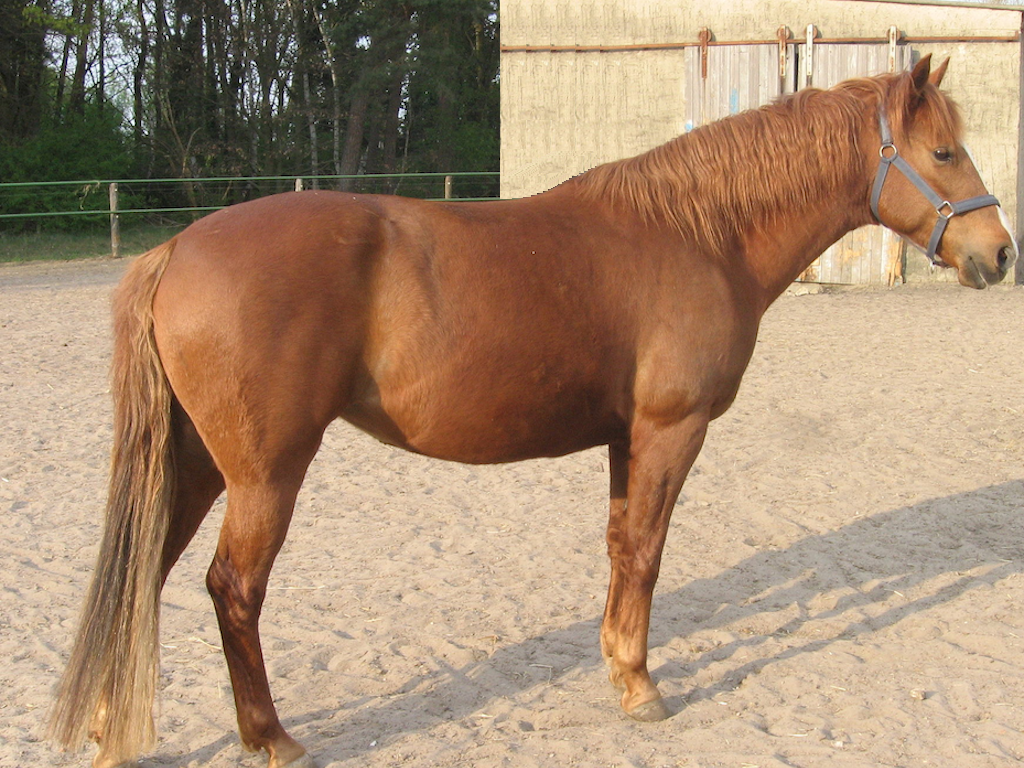
#> input picture assignment04/horse.png, 1024 x 768 px, found by its file name
$ python e2.py
#> lines starting #> are read from the running program, lines starting #| are printed output that depends on the picture
import cv2
import numpy as np

def gaussPyr(img):
    pyr = [img]
    while (True):
        img = cv2.pyrDown(img)
        pyr.append(img)
        shape = img.shape
        if min(shape[0], shape[1]) == 1:
            return pyr

def laplacePyr(pyr):
    lapyr = []
    for i in range(len(pyr)-1):
        high = pyr[i]
        low = cv2.resize(pyr[i+1], (high.shape[1], high.shape[0]), interpolation=cv2.INTER_LINEAR)
        #lp = (high//2-low//2)+127
        lp = (127-low//2)+high//2
        # lp = high -low
        lapyr.append(lp)
    lapyr.append(pyr[-1])
    return lapyr


def reconstructLaplace(lapyr, level):
    depth = len(lapyr)
    level = min(level, depth)
    acc = lapyr[-1]
    for i in range(1, depth-level):
        lp = lapyr[depth-i-1]
        acc = lp + cv2.resize(acc, (lp.shape[1], lp.shape[0])) + 128
    return acc


def merge(a, b):
    return np.hstack((a[:, :(a.shape[1]//2)], b[:, b.shape[1]//2:]))


def mergeLaplace(a_lapyr, b_lapyr):
    depth = len(a_lapyr)
    acc = a_lapyr[-1]
    for i in range(1, depth):
        lp = merge(a_lapyr[depth - i - 1], b_lapyr[depth - i - 1])
        acc = lp + cv2.resize(acc, (lp.shape[1], lp.shape[0])) + 126
    return acc


horse = cv2.imread("images/horse.png")
#> horse is the input picture: shape (768, 1024, 3); mean B, G, R 113.7, 140.5, 169

zebra = cv2.imread("images/zebra.png")
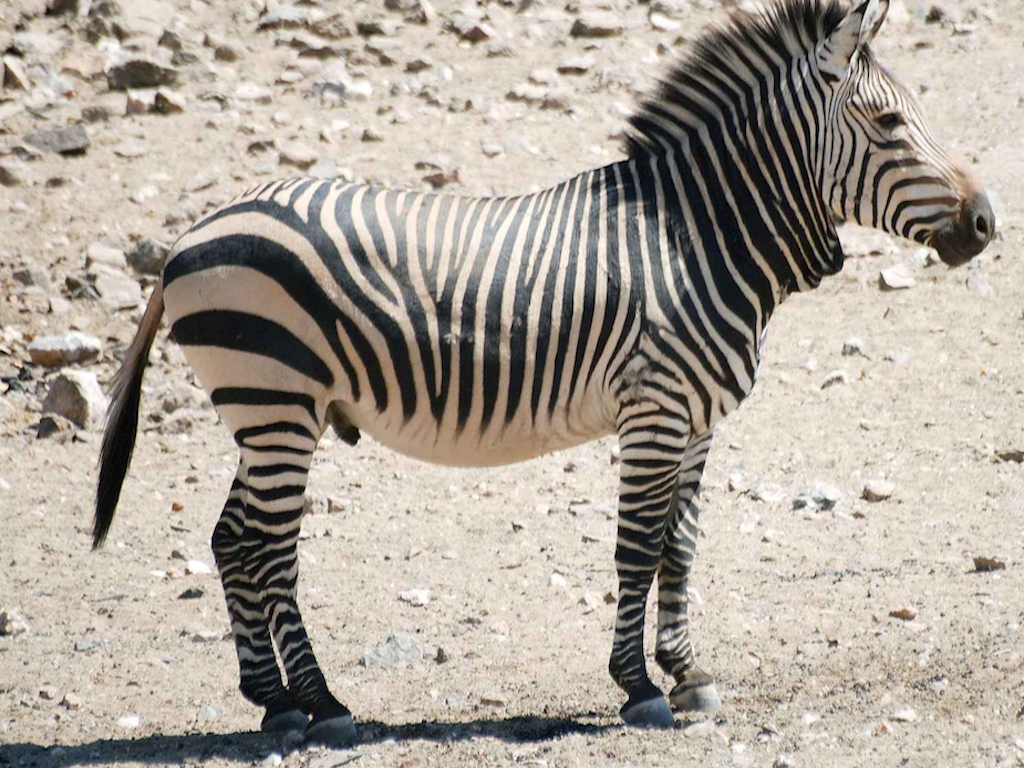
#> input picture assignment04/zebra.png, 1024 x 768 px, found by its file name
#> zebra is the input picture: shape (768, 1024, 3); mean B, G, R 154.2, 164.2, 172.4
#> the loop in gaussPyr, `while (True):` made 10 passes
#> img on pass 10: [[92, 116, 143]]
#> after the loop in gaussPyr, `while (True):`: pyr = 11 items
horse_pyr = gaussPyr(horse)
#> horse_pyr = 11 items
#> the loop in gaussPyr, `while (True):` made 10 passes
#> img on pass 10: [[151, 161, 170]]
#> pass 1, in gaussPyr (call 2), `img = cv2.pyrDown(img)`:
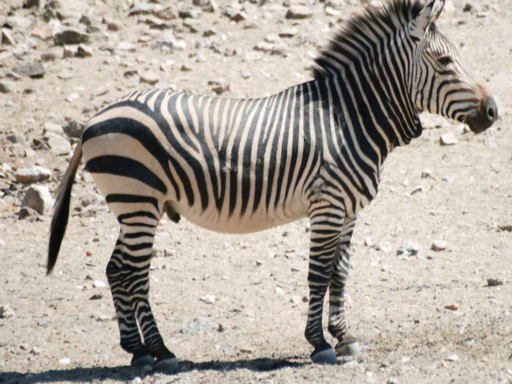
#> img: shape (384, 512, 3); mean of channels 0, 1, 2 154.2, 164.2, 172.4; drawn as B, G, R
#> pass 3, in gaussPyr (call 2), `img = cv2.pyrDown(img)`:
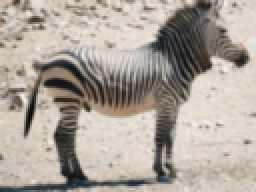
#> img: shape (96, 128, 3) (shown 2 times larger); mean of channels 0, 1, 2 154.1, 164.1, 172.4; drawn as B, G, R

zebra_pyr = gaussPyr(zebra)
#> zebra_pyr = 11 items
horse_lapyr = laplacePyr(horse_pyr)
#> the loop in laplacePyr, `for i in range(len(pyr)-1):` made 10 passes
#> pass 1, in laplacePyr, `lp = (127-low//2)+high//2`:
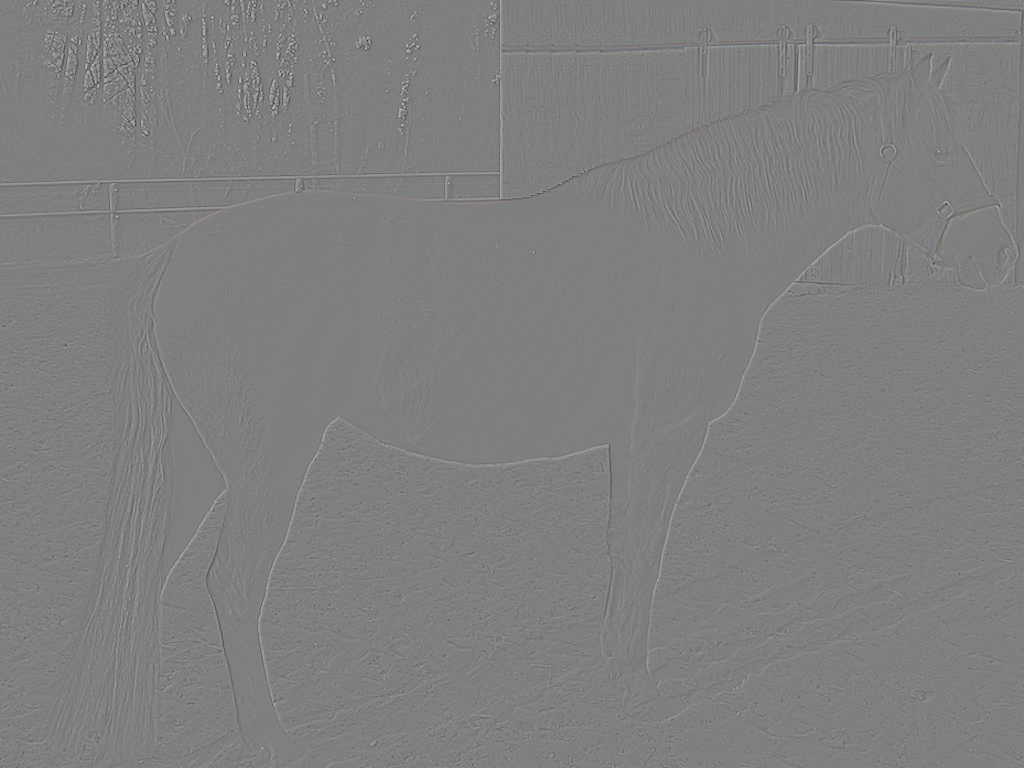
#> lp: shape (768, 1024, 3); mean B, G, R 127, 127, 127.1
#> after the loop in laplacePyr, `for i in range(len(pyr)-1):`: lapyr = 10 items
#> horse_lapyr = 11 items

zebra_lapyr = laplacePyr(zebra_pyr)
#> the loop in laplacePyr (call 2), `for i in range(len(pyr)-1):` made 10 passes
#> pass 2, in laplacePyr (call 2), `low = cv2.resize(pyr[i+1], (high.shape[1], high.shape[0]), interpolati..`:
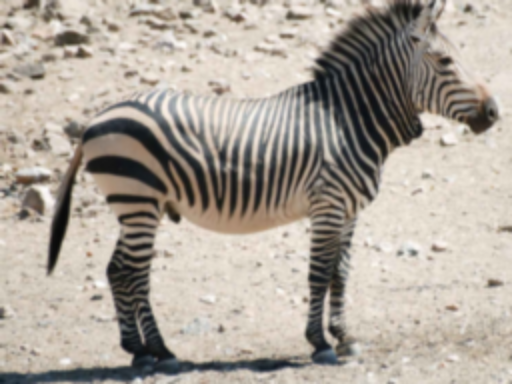
#> low: shape (384, 512, 3); mean of channels 0, 1, 2 154.1, 164.1, 172.4; drawn as B, G, R
#> zebra_lapyr = 11 items

cv2.imshow("lp", reconstructLaplace(zebra_lapyr, 0))
#> in reconstructLaplace, `depth = len(lapyr)`: depth = 11
#> in reconstructLaplace, `level = min(level, depth)`: level = 0
#> in reconstructLaplace, `acc = lapyr[-1]`: acc = [[151, 161, 170]]
#> after the loop in reconstructLaplace, `for i in range(1, depth-level):`:
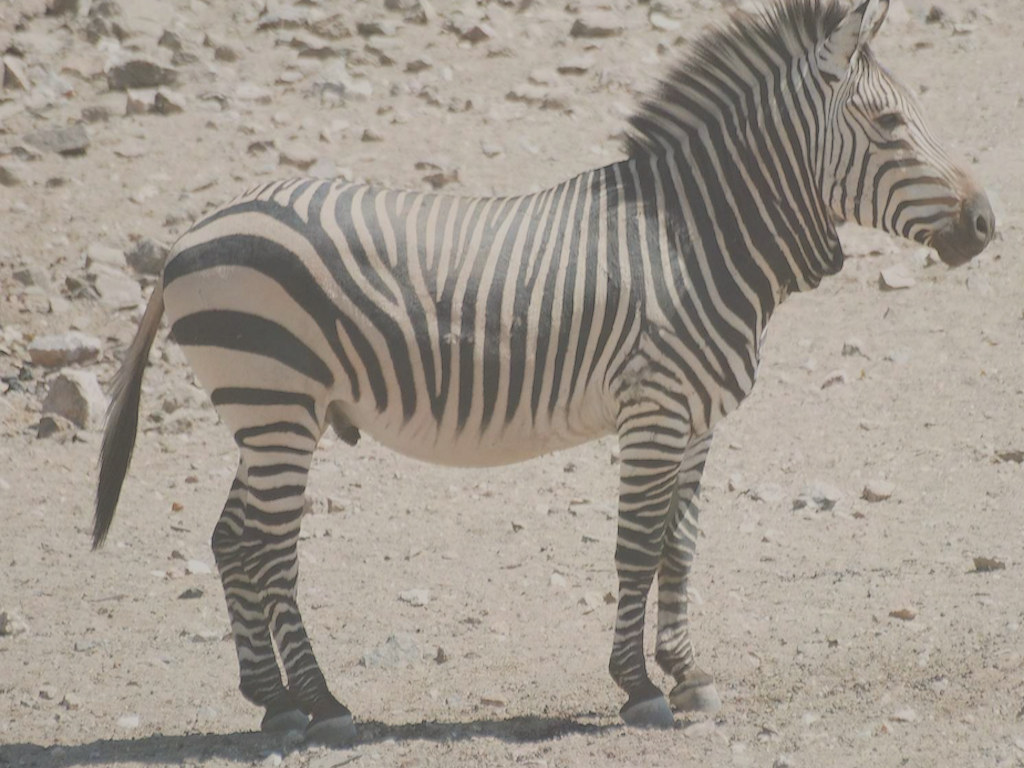
#> acc: shape (768, 1024, 3); mean B, G, R 142.5, 152.7, 160.8
cv2.imshow("a", mergeLaplace(zebra_lapyr, horse_lapyr))
#> in mergeLaplace, `depth = len(a_lapyr)`: depth = 11
#> in mergeLaplace, `acc = a_lapyr[-1]`: acc = [[151, 161, 170]]
#> after the loop in mergeLaplace, `for i in range(1, depth):`:
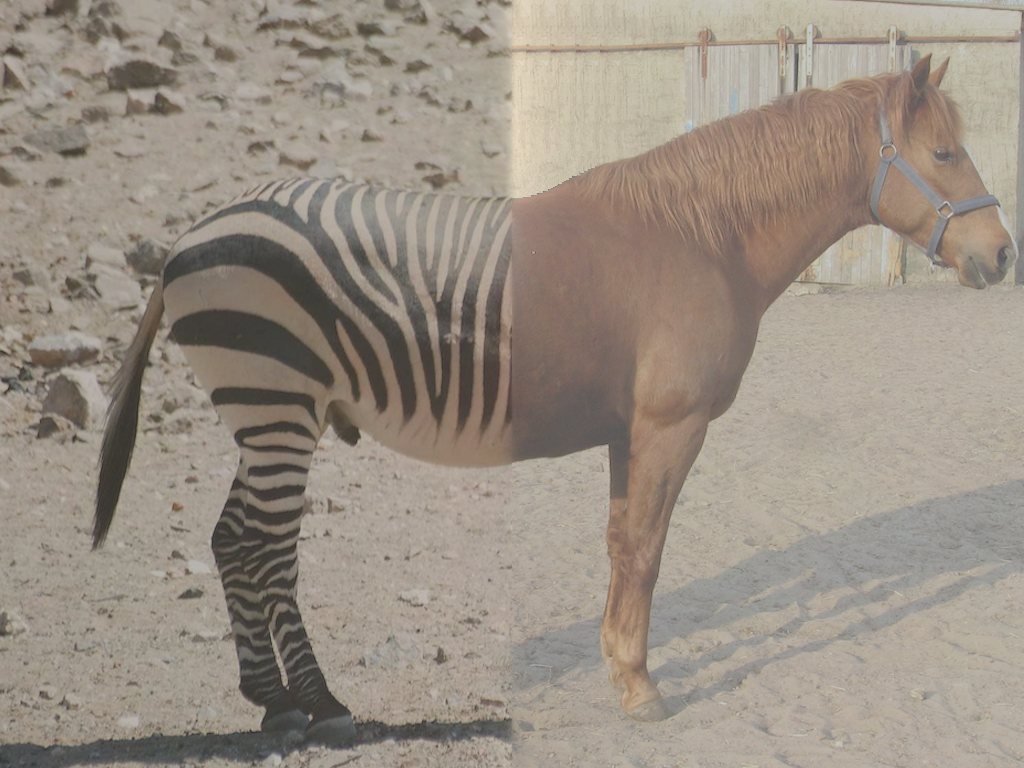
#> acc: shape (768, 1024, 3); mean of channels 0, 1, 2 132.1, 143.7, 154.1; drawn as B, G, R

cv2.waitKey(0)
cv2.destroyAllWindows()
